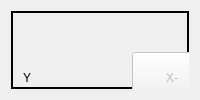
            <widget class="QWidget" name="tab_3">
             <attribute name="title">
              <string>Jog</string>
             </attribute>
             <layout class="QGridLayout" name="gridLayout_2">
              <item row="0" column="0">
               <widget class="QFrame" name="gridFrame">
                <property name="styleSheet">
                 <string notr="true">QLabel {font: 14pt &quot;DejaVu Sans&quot;;}
ActionSlider {
min-height: 50px;
max-height: 50px;
background: rgb(136, 138, 133);
}
ActionSlider::groove:horizontal {
border: 1px solid rgb(0,0,0);
height: 5px;
margin: 0 12px;
}
ActionSlider::handle:horizontal {
background: rgb(138, 226, 52);
border: 5px solid rgb(0,0,0);
width: 23px;
height: 100px;
margin: -22px -12px;
}
ActionSlider:disabled {
background-color: rgb(186, 189, 182);
}
ActionSlider::groove:horizontal:disabled {
border: 1px solid rgb(0,0,0);
}
ActionSlider::handle:horizontal:disabled {
background: rgb(186, 189, 182);
border: 5px solid rgb(136, 138, 133);
}</string>
                </property>
                <property name="frameShape">
                 <enum>QFrame::Box</enum>
                </property>
                <property name="frameShadow">
                 <enum>QFrame::Plain</enum>
                </property>
                <property name="lineWidth">
                 <number>2</number>
                </property>
                <widget class="QWidget" name="gridLayoutWidget">
                 <property name="geometry">
                  <rect>
                   <x>10</x>
                   <y>10</y>
                   <width>431</width>
                   <height>288</height>
                  </rect>
                 </property>
                 <layout class="QGridLayout" name="gridLayout_3">
                  <property name="sizeConstraint">
                   <enum>QLayout::SetDefaultConstraint</enum>
                  </property>
                  <property name="leftMargin">
                   <number>2</number>
                  </property>
                  <property name="topMargin">
                   <number>2</number>
                  </property>
                  <property name="rightMargin">
                   <number>2</number>
                  </property>
                  <property name="bottomMargin">
                   <number>2</number>
                  </property>
                  <property name="horizontalSpacing">
                   <number>12</number>
                  </property>
                  <item row="3" column="1">
                   <widget class="HalLabel" name="hallabel_3">
                    <property name="frameShape">
                     <enum>QFrame::NoFrame</enum>
                    </property>
                    <property name="text">
                     <string>Z</string>
                    </property>
                    <property name="margin">
                     <number>10</number>
                    </property>
                   </widget>
                  </item>
                  <item row="1" column="1">
                   <widget class="HalLabel" name="hallabel_2">
                    <property name="frameShape">
                     <enum>QFrame::NoFrame</enum>
                    </property>
                    <property name="text">
                     <string>Y</string>
                    </property>
                    <property name="margin">
                     <number>10</number>
                    </property>
                   </widget>
                  </item>
                  <item row="4" column="5">
                   <widget class="LEDButton" name="ledbutton"/>
                  </item>
                  <item row="1" column="2">
                   <widget class="DROWidget" name="drowidget_2">
                    <property name="referenceType" stdset="0">
                     <enum>DROWidget::Relative</enum>
                    </property>
                   </widget>
                  </item>
                  <item row="2" column="1">
                   <widget class="HalLabel" name="hallabel">
                    <property name="frameShape">
                     <enum>QFrame::NoFrame</enum>
                    </property>
                    <property name="text">
                     <string>Y</string>
                    </property>
                    <property name="margin">
                     <number>10</number>
                    </property>
                   </widget>
                  </item>
                  <item row="4" column="2">
                   <widget class="DROWidget" name="drowidget_5">
                    <property name="rules" stdset="0">
                     <string>[]</string>
                    </property>
                    <property name="referenceType" stdset="0">
                     <enum>DROWidget::Relative</enum>
                    </property>
                    <property name="axis" stdset="0">
                     <enum>DROWidget::C</enum>
                    </property>
                   </widget>
                  </item>
                  <item row="3" column="4">
                   <widget class="ActionButton" name="actionbutton_15">
                    <property name="text">
                     <string>Z+</string>
                    </property>
                    <property name="actionName" stdset="0">
                     <string>machine.jog.axis:z,pos</string>
                    </property>
                   </widget>
                  </item>
                  <item row="4" column="4">
                   <widget class="ActionButton" name="actionbutton_16">
                    <property name="text">
                     <string>A+</string>
                    </property>
                    <property name="actionName" stdset="0">
                     <string>machine.jog.axis:c,pos</string>
                    </property>
                   </widget>
                  </item>
                  <item row="4" column="3">
                   <widget class="ActionButton" name="actionbutton_17">
                    <property name="text">
                     <string>A-</string>
                    </property>
                    <property name="rules" stdset="0">
                     <string>[]</string>
                    </property>
                    <property name="actionName" stdset="0">
                     <string>machine.jog.axis:c,pos</string>
                    </property>
                   </widget>
                  </item>
                  <item row="2" column="3">
                   <widget class="ActionButton" name="actionbutton_12">
                    <property name="text">
                     <string>Y-</string>
                    </property>
                    <property name="actionName" stdset="0">
                     <string>machine.jog.axis:y,neg</string>
                    </property>
                   </widget>
                  </item>
                  <item row="3" column="3">
                   <widget class="ActionButton" name="actionbutton_13">
                    <property name="text">
                     <string>Z-</string>
                    </property>
                    <property name="actionName" stdset="0">
                     <string>machine.jog.axis:z,neg</string>
                    </property>
                   </widget>
                  </item>
                  <item row="3" column="2">
                   <widget class="DROWidget" name="drowidget_4">
                    <property name="referenceType" stdset="0">
                     <enum>DROWidget::Relative</enum>
                    </property>
                    <property name="axis" stdset="0">
                     <enum>DROWidget::Z</enum>
                    </property>
                   </widget>
                  </item>
                  <item row="4" column="1">
                   <widget class="HalLabel" name="hallabel_4">
                    <property name="frameShape">
                     <enum>QFrame::NoFrame</enum>
                    </property>
                    <property name="text">
                     <string>A</string>
                    </property>
                    <property name="margin">
                     <number>10</number>
                    </property>
                   </widget>
                  </item>
                  <item row="2" column="2">
                   <widget class="DROWidget" name="drowidget_3">
                    <property name="referenceType" stdset="0">
                     <enum>DROWidget::Relative</enum>
                    </property>
                    <property name="axis" stdset="0">
                     <enum>DROWidget::Y</enum>
                    </property>
                   </widget>
                  </item>
                  <item row="2" column="4">
                   <widget class="ActionButton" name="actionbutton_14">
                    <property name="text">
                     <string>Y+</string>
                    </property>
                    <property name="actionName" stdset="0">
                     <string>machine.jog.axis:y,pos</string>
                    </property>
                   </widget>
                  </item>
                  <item row="1" column="3">
                   <widget class="ActionButton" name="actionbutton_10">
                    <property name="enabled">
                     <bool>false</bool>
                    </property>
                    <property name="minimumSize">
                     <size>
                      <width>52</width>
                      <height>52</height>
                     </size>
                    </property>
                    <property name="text">
                     <string>X-</string>
                    </property>
                    <property name="actionName" stdset="0">
                     <string>machine.jog.axis:x,neg</string>
                    </property>
                   </widget>
                  </item>
                  <item row="1" column="4">
                   <widget class="ActionButton" name="actionbutton_11">
                    <property name="text">
                     <string>X+</string>
                    </property>
                    <property name="actionName" stdset="0">
                     <string>machine.jog.axis:x,pos</string>
                    </property>
                   </widget>
                  </item>
                  <item row="2" column="5">
                   <widget class="ActionButton" name="btnRunM428">
                    <property name="enabled">
                     <bool>false</bool>
                    </property>
                    <property name="text">
                     <string>Z+</string>
                    </property>
                    <property name="actionName" stdset="0">
                     <string/>
                    </property>
                   </widget>
                  </item>
                  <item row="3" column="5">
                   <widget class="ActionButton" name="btnRunM429">
                    <property name="text">
                     <string>Z+</string>
                    </property>
                    <property name="actionName" stdset="0">
                     <string/>
                    </property>
                   </widget>
                  </item>
                  <item row="1" column="5">
                   <widget class="ActionButton" name="actionbutton_18">
                    <property name="text">
                     <string>X+</string>
                    </property>
                    <property name="actionName" stdset="0">
                     <string>machine.jog.axis:x,pos</string>
                    </property>
                   </widget>
                  </item>
                  <item row="1" column="6">
                   <widget class="StatusLED" name="ledHomeX">
                    <property name="color">
                     <color>
                      <red>115</red>
                      <green>210</green>
                      <blue>22</blue>
                     </color>
                    </property>
                    <property name="rules" stdset="0">
                     <string>[{&quot;channels&quot;: [{&quot;url&quot;: &quot;status:joint.0.homed&quot;, &quot;trigger&quot;: true}], &quot;property&quot;: &quot;On&quot;, &quot;expression&quot;: &quot;True if ch[0] else False&quot;, &quot;name&quot;: &quot;New Rule&quot;}]</string>
                    </property>
                   </widget>
                  </item>
                  <item row="2" column="6">
                   <widget class="StatusLED" name="statusled_3">
                    <property name="color">
                     <color>
                      <red>115</red>
                      <green>210</green>
                      <blue>22</blue>
                     </color>
                    </property>
                    <property name="rules" stdset="0">
                     <string>[{&quot;channels&quot;: [{&quot;url&quot;: &quot;status:joint.1.homed&quot;, &quot;trigger&quot;: true}], &quot;property&quot;: &quot;On&quot;, &quot;expression&quot;: &quot;True if ch[0] else False&quot;, &quot;name&quot;: &quot;New Rule&quot;}]</string>
                    </property>
                   </widget>
                  </item>
                  <item row="3" column="6">
                   <widget class="StatusLED" name="statusled_4">
                    <property name="color">
                     <color>
                      <red>115</red>
                      <green>210</green>
                      <blue>22</blue>
                     </color>
                    </property>
                    <property name="rules" stdset="0">
                     <string>[{&quot;channels&quot;: [{&quot;url&quot;: &quot;status:joint.2.homed&quot;, &quot;trigger&quot;: true}], &quot;property&quot;: &quot;On&quot;, &quot;expression&quot;: &quot;True if ch[0] else False&quot;, &quot;name&quot;: &quot;New Rule&quot;}]</string>
                    </property>
                   </widget>
                  </item>
                  <item row="4" column="6">
                   <widget class="StatusLED" name="statusled_5">
                    <property name="color">
                     <color>
                      <red>115</red>
                      <green>210</green>
                      <blue>22</blue>
                     </color>
                    </property>
                    <property name="rules" stdset="0">
                     <string>[{&quot;channels&quot;: [{&quot;url&quot;: &quot;status:joint.3.homed&quot;, &quot;trigger&quot;: true}], &quot;property&quot;: &quot;On&quot;, &quot;expression&quot;: &quot;True if ch[0] else False&quot;, &quot;name&quot;: &quot;New Rule&quot;}]</string>
                    </property>
                   </widget>
                  </item>
                 </layout>
                </widget>
                <widget class="ActionSlider" name="actionslider_2">
                 <property name="geometry">
                  <rect>
                   <x>20</x>
                   <y>300</y>
                   <width>401</width>
                   <height>50</height>
                  </rect>
                 </property>
                 <property name="acceptDrops">
                  <bool>false</bool>
                 </property>
                 <property name="statusTip">
                  <string/>
                 </property>
                 <property name="accessibleDescription">
                  <string/>
                 </property>
                 <property name="autoFillBackground">
                  <bool>false</bool>
                 </property>
                 <property name="inputMethodHints">
                  <set>Qt::ImhNone</set>
                 </property>
                 <property name="maximum">
                  <number>5000</number>
                 </property>
                 <property name="pageStep">
                  <number>2000</number>
                 </property>
                 <property name="sliderPosition">
                  <number>4</number>
                 </property>
                 <property name="tracking">
                  <bool>false</bool>
                 </property>
                 <property name="orientation">
                  <enum>Qt::Horizontal</enum>
                 </property>
                 <property name="invertedAppearance">
                  <bool>false</bool>
                 </property>
                 <property name="invertedControls">
                  <bool>false</bool>
                 </property>
                 <property name="tickPosition">
                  <enum>QSlider::TicksBelow</enum>
                 </property>
                 <property name="tickInterval">
                  <number>0</number>
                 </property>
                 <property name="actionName" stdset="0">
                  <string>machine.jog.set_angular_speed</string>
                 </property>
                </widget>
                <widget class="StatusLED" name="statusled">
                 <property name="geometry">
                  <rect>
                   <x>460</x>
                   <y>30</y>
                   <width>38</width>
                   <height>38</height>
                  </rect>
                 </property>
                 <property name="diameter">
                  <number>38</number>
                 </property>
                 <property name="flashing">
                  <bool>true</bool>
                 </property>
                 <property name="rules" stdset="0">
                  <string>[{&quot;channels&quot;: [{&quot;url&quot;: &quot;status:estop&quot;, &quot;trigger&quot;: true}], &quot;property&quot;: &quot;On&quot;, &quot;expression&quot;: &quot;False if ch[0] else True&quot;, &quot;name&quot;: &quot;New Rule&quot;}]</string>
                 </property>
                </widget>
                <widget class="ActionSlider" name="actionslider_4">
                 <property name="geometry">
                  <rect>
                   <x>20</x>
                   <y>360</y>
                   <width>281</width>
                   <height>50</height>
                  </rect>
                 </property>
                 <property name="maximum">
                  <number>400</number>
                 </property>
                 <property name="singleStep">
                  <number>4</number>
                 </property>
                 <property name="orientation">
                  <enum>Qt::Horizontal</enum>
                 </property>
                 <property name="actionName" stdset="0">
                  <string>machine.jog.set_linear_speed</string>
                 </property>
                </widget>
               </widget>
              </item>
             </layout>
            </widget>
